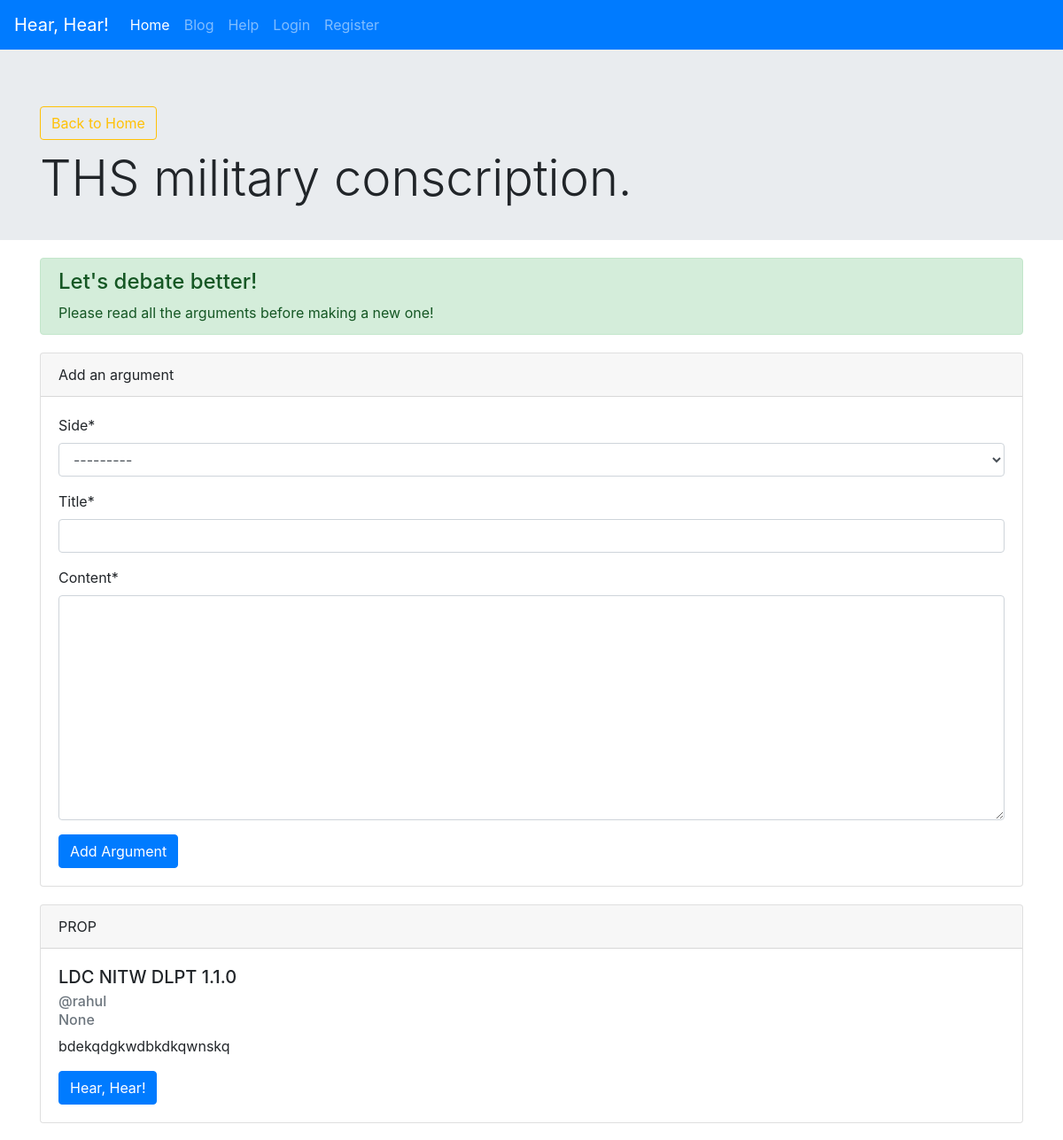
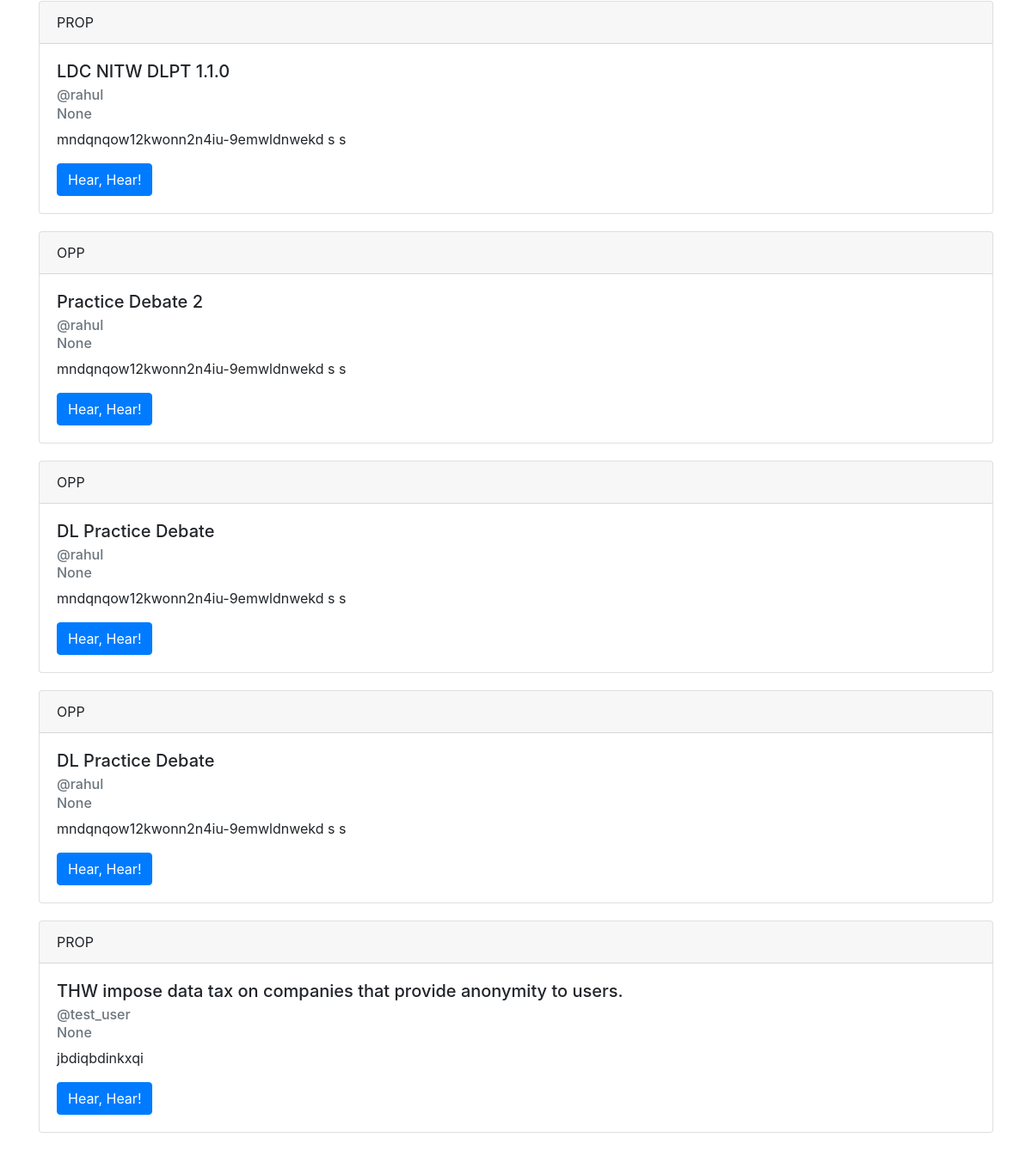
Page /motion/1/ on the committed database (2 pictures, top to bottom).
### debate/models.py (models this page shows)
class motion(models.Model):
    levels = (
        ('E', 'Easy'),
        ('M', 'Medium'),
        ('H', 'Hard'),
        ('EX', 'Expert'),
    )
    title = models.CharField(max_length=500)
    context = models.TextField(blank=True)
    date_posted = models.DateTimeField(default=timezone.now)
    difficulty = models.CharField(max_length=2, choices=levels)
    owner = models.ForeignKey(User, on_delete=models.DO_NOTHING)

class argument(models.Model):
    sides = (
        ('PROP', 'Proposition'),
        ('OPP', 'Opposition'),
    )
    side = models.CharField(max_length=4, choices=sides)
    title = models.CharField(max_length=100, blank=False)
    content = models.TextField()
    date_posted = models.DateTimeField(default=timezone.now)
    owner = models.ForeignKey(User, on_delete=models.DO_NOTHING)
    to_motion = models.ForeignKey(motion, on_delete=models.CASCADE)

### debate/views.py (the view)
# urls.py: path('motion/<int:motion_id>/', views.spec_motion, name='debate-motion'),
def spec_motion(request, motion_id):
    this_motion = motion.objects.get(pk=motion_id)
    this_arguments = argument.objects.filter(to_motion=this_motion)
    form = argumentCreate()
    context = {
        "motion" : this_motion,
        "arguments": this_arguments,
        "form": form,
    }
    return render(request, 'debate/motion.html', context)

### debate/forms.py
class argumentCreate(forms.ModelForm):
    class Meta:
        model = argument
        fields = ['side', 'title', 'content']

### debate/templates/debate/motion.html (shortened to what this page needs)
{% extends 'debate/layout.html' %}
{% load crispy_forms_tags %}
{% block body %}
    <div class="jumbotron jumbotron-fluid">
        <div class="container">
            <div class="back" style="margin-top: 0; margin-bottom: 10px;">
                <a href="{% url 'debate-index' %}" class="btn btn-outline-warning">Back to Home</a>
            </div>
        <h1 class="display-4">{{motion.title}}</h1>
        </div>
    </div>
    <div class="container">
        <div class="alert alert-success" role="alert" style="margin:10px 0;">
            <h4 class="alert-heading">Let's debate better!</h4>
            <p class="mb-0">
                Please read all the arguments before making a new one!
            </p>
          </div>
        <div class="card" id="add-arg" style="margin-bottom: 20px;">
            <div class="card-header">
              Add an argument
            </div>
            <div class="card-body">
                <form method="POST" action="{% url 'debate-argument' motion.id %}">
                    {{ form | crispy }}
                    <button type="submit" class="btn btn-primary">Add Argument</button>
                </form>
            </div>
          </div>
        {% for arg in arguments %}
                <div class="card argument">
                <div class="card-header">
                  {{ arg.side }}
                </div>
                <div class="card-body">
                  <h5 class="card-title">{{arg.title}}</h5>
                  <h6 class="card-subtitle mb-2 text-muted">@{{ arg.owner.username }}</h6>
                  <h6 class="card-subtitle mb-2 text-muted">{{ arg.date_posted }}</h6>
                  <p class="card-text">
                    {{ arg.content }}
                  </p>
                  <a href="{% url 'debate-spec-arg' arg.id %}" class="btn btn-primary">Hear, Hear!</a>
                </div>
              </div>
              {% empty %}
                No arguments made.
        {% endfor %}
    </div>
{% endblock %}

### debate/static/debate/main.css (style rules this page uses)
.jumbotron { margin-top: 0; }
.jumbotron { margin-bottom: 20px; padding-bottom: 20px; }
.argument { margin-bottom: 20px; }
.alert { margin-bottom: 0; }
#add-arg { margin-top: 20px; }

### rows in the picture
motion: title "THS military conscription."
argument: side "PROP", title "LDC NITW DLPT 1.1.0", owner.username "rahul", date_posted "None", content "bdekqdgkwdbkdkqwnskq"
argument: side "PROP", title "LDC NITW DLPT 1.1.0", owner.username "rahul", date_posted "None", content "mndqnqow12kwonn2n4iu-9emwldnwekd s s"
argument: side "OPP", title "Practice Debate 2", owner.username "rahul", date_posted "None", content "mndqnqow12kwonn2n4iu-9emwldnwekd s s"
argument: side "OPP", title "DL Practice Debate", owner.username "rahul", date_posted "None", content "mndqnqow12kwonn2n4iu-9emwldnwekd s s"
argument: side "OPP", title "DL Practice Debate", owner.username "rahul", date_posted "None", content "mndqnqow12kwonn2n4iu-9emwldnwekd s s"
argument: side "PROP", title "THW impose data tax on companies that provide anonymity to users.", owner.username "test_user", date_posted "None", content "jbdiqbdinkxqi"
